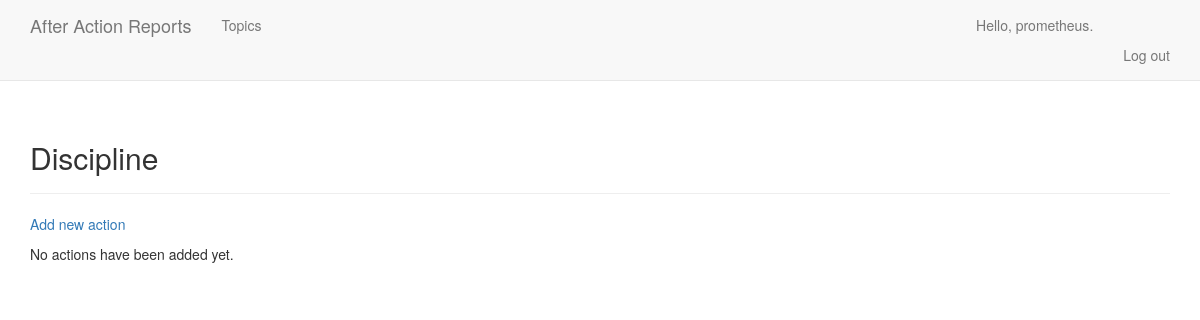
Before: /topics/1/ (signed in) with the older database file.
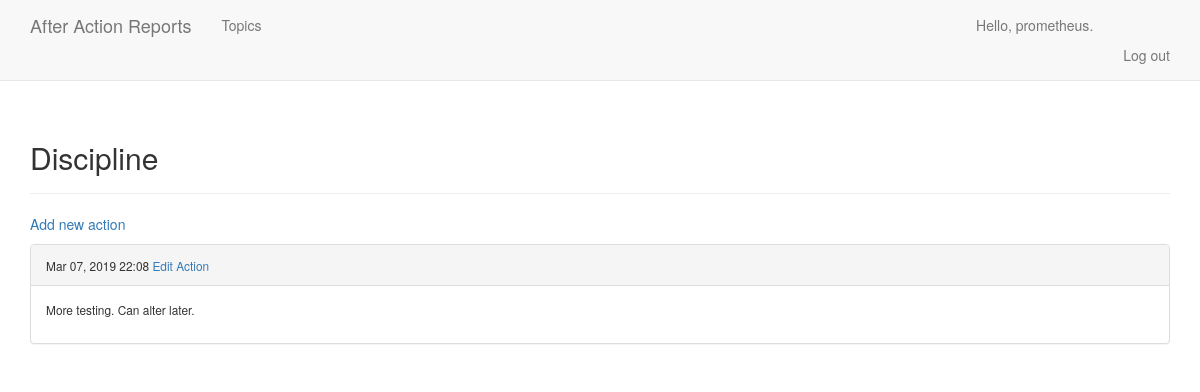
After: the same page with the newer database file.
### AARs/models.py (models this page shows, shortened)
class Actions(models.Model):
    topic = models.ForeignKey(Topic, on_delete=models.CASCADE)
    text = models.TextField()
    date_added = models.DateTimeField(auto_now_add=True)
    class Meta:
        verbose_name_plural = 'entries'

### AARs/views.py (the view)
# urls.py: path('topics/<int:topic_id>/', views.topic, name='topic'),
@login_required
def topic(request, topic_id):
    topic = Topic.objects.get(id=topic_id)
    if topic.owner != request.user:
        raise Http404
    actions = topic.actions_set.order_by('-date_added')
    context = {'topic': topic, 'actions': actions}
    return render(request, 'AARs/topic.html', context)

### AARs/models.py (called while the page is built)
    def __str__(self):
        return self.text

### AARs/templates/AARs/topic.html
{% extends "AARs/base.html" %}
{% block header %}
  <h2>{{ topic }}</h2>
{% endblock header %}
{% block content %}
  <p>
    <a href="{% url 'AARs:new_action' topic.id %}">Add new action</a>
  </p>
  {% for action in actions %}
    <div class="panel panel-default">
      <div class="panel-heading">
        <small>
          {{ action.date_added|date:'M d, Y H:i' }}
        </small>
        <small>  <a href="{% url 'AARs:edit_action' action.id %}">   Edit Action</a></small>
      </div>
      <div class="panel-body">
        <small>
          {{ action.text|linebreaks }}
        </small>
      </div>
    </div>
  {% empty %}
    No actions have been added yet.
  {% endfor %}
{% endblock content %}

Changed rows visible on the page:
added Actions: date_added "Mar 07, 2019 22:08", text "More testing. Can alter later."
Other visible differences:
text no longer shown: "No actions have been added yet."
